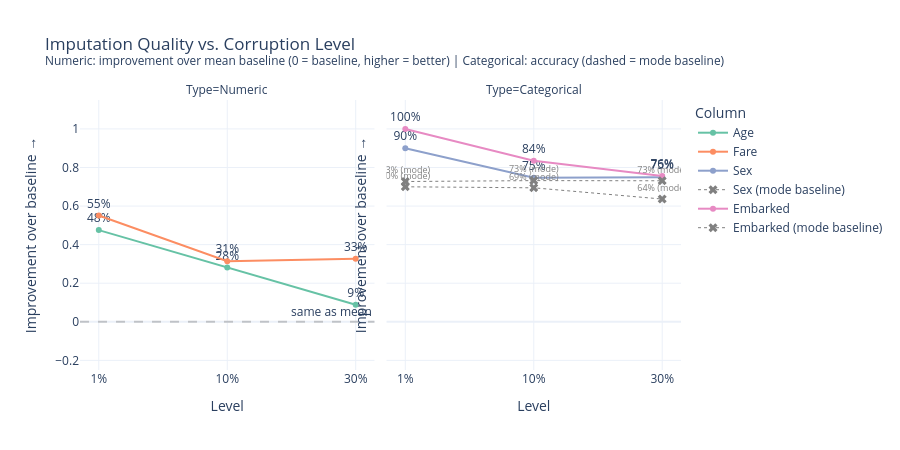

Source (notebook cell):
### Markdown cell above
### 5d. Corruption Impact Overview

How does imputation accuracy degrade as corruption increases?

**Numeric:** y‑axis = improvement over mean baseline.
A value of **48%** means MixedImputer's RMSE is 48% lower than
filling with the column mean.  The dashed **"same as mean"** line
at y=0 marks where the imputer ties with naive mean imputation.
All values are positive → MixedImputer always beats the baseline.

**Categorical:** y‑axis = accuracy.  Dashed grey traces show the
mode-imputation baseline for comparison.

### Code cell
# ── Line plot: metric vs corruption level ──
# Numeric score = 1 − RMSE/baseline_RMSE  →  0 = same as mean, >0 = better
# Categorical: show both accuracy and mode baseline as overlaid traces
norm_rows = []
cat_baseline_rows = []
for idx, row in results_df.iterrows():
    for col in BENCH_NUMERIC:
        imp_key  = f"{col}_rmse"
        base_key = f"{col}_rmse_baseline"
        if imp_key in row and base_key in row and not np.isnan(row[imp_key]) and row[base_key] > 0:
            score = 1.0 - (row[imp_key] / row[base_key])
            norm_rows.append({
                "Level": idx, "Column": col, "Score": score, "Type": "Numeric",
                "pct": f"{score:.0%}"
            })
    for col in BENCH_NOMINAL:
        acc_key  = f"{col}_acc"
        base_key = f"{col}_acc_baseline"
        if acc_key in row and not np.isnan(row[acc_key]):
            norm_rows.append({
                "Level": idx, "Column": col, "Score": row[acc_key], "Type": "Categorical",
                "pct": f"{row[acc_key]:.0%}"
            })
        if base_key in row and not np.isnan(row[base_key]):
            cat_baseline_rows.append({
                "Level": idx, "Column": col, "Score": row[base_key], "Type": "Categorical",
                "pct": f"{row[base_key]:.0%} (mode)"
            })

norm_df = pd.DataFrame(norm_rows)
cat_bl_df = pd.DataFrame(cat_baseline_rows)

fig_lines = px.line(
    norm_df,
    x="Level",
    y="Score",
    color="Column",
    text="pct",
    facet_col="Type",
    markers=True,
    title="Imputation Quality vs. Corruption Level<br>"
          "<sup>Numeric: improvement over mean baseline (0 = baseline, higher = better)</sup>"
          "<sup> | Categorical: accuracy (dashed = mode baseline)</sup>",
    template=TEMPLATE,
    height=450,
    color_discrete_sequence=COLORS,
)
# Add mode baseline traces for categorical columns (dashed lines)
if not cat_bl_df.empty:
    for col in cat_bl_df["Column"].unique():
        col_data = cat_bl_df[cat_bl_df["Column"] == col]
        fig_lines.add_trace(go.Scatter(
            x=col_data["Level"], y=col_data["Score"],
            mode="lines+markers+text", text=col_data["pct"],
            name=f"{col} (mode baseline)",
            line=dict(dash="dot", color="gray", width=1),
            marker=dict(symbol="x", size=8, color="gray"),
            textposition="bottom center", textfont=dict(size=9, color="gray"),
            legendgroup=col, showlegend=True,
        ), row=1, col=2)
# Reference line at 0 for numeric (parity with mean imputation)
fig_lines.add_hline(y=0.0, line_dash="dash", line_color="gray", opacity=0.4,
                     row=1, col=1, annotation_text="same as mean")
fig_lines.update_traces(textposition="top center")
fig_lines.update_yaxes(range=[-0.25, 1.15], title_text="Improvement over baseline →")
fig_lines.show()

### Figure 1 — Plotly figure (JSON) as saved in the notebook; plotly's stock layout.template omitted (floating-point values rounded to 4 significant figures)
{"data": [{"hovertemplate": "Column=Age<br>Type=Numeric<br>Level=%{x}<br>Score=%{y}<br>pct=%{text}<extra></extra>", "legendgroup": "Age", "line": {"color": "rgb(102,194,165)", "dash": "solid"}, "marker": {"symbol": "circle"}, "mode": "lines+markers+text", "name": "Age", "orientation": "v", "showlegend": true, "text": ["48%", "28%", "9%"], "textposition": "top center", "type": "scatter", "x": ["1%", "10%", "30%"], "xaxis": "x", "y": [0.4755, 0.2817, 0.08798], "yaxis": "y"}, {"hovertemplate": "Column=Fare<br>Type=Numeric<br>Level=%{x}<br>Score=%{y}<br>pct=%{text}<extra></extra>", "legendgroup": "Fare", "line": {"color": "rgb(252,141,98)", "dash": "solid"}, "marker": {"symbol": "circle"}, "mode": "lines+markers+text", "name": "Fare", "orientation": "v", "showlegend": true, "text": ["55%", "31%", "33%"], "textposition": "top center", "type": "scatter", "x": ["1%", "10%", "30%"], "xaxis": "x", "y": [0.5513, 0.3144, 0.3264], "yaxis": "y"}, {"hovertemplate": "Column=Sex<br>Type=Categorical<br>Level=%{x}<br>Score=%{y}<br>pct=%{text}<extra></extra>", "legendgroup": "Sex", "line": {"color": "rgb(141,160,203)", "dash": "solid"}, "marker": {"symbol": "circle"}, "mode": "lines+markers+text", "name": "Sex", "orientation": "v", "showlegend": true, "text": ["90%", "75%", "75%"], "textposition": "top center", "type": "scatter", "x": ["1%", "10%", "30%"], "xaxis": "x2", "y": [0.9, 0.7474, 0.75], "yaxis": "y2"}, {"hovertemplate": "Column=Embarked<br>Type=Categorical<br>Level=%{x}<br>Score=%{y}<br>pct=%{text}<extra></extra>", "legendgroup": "Embarked", "line": {"color": "rgb(231,138,195)", "dash": "solid"}, "marker": {"symbol": "circle"}, "mode": "lines+markers+text", "name": "Embarked", "orientation": "v", "showlegend": true, "text": ["100%", "84%", "76%"], "textposition": "top center", "type": "scatter", "x": ["1%", "10%", "30%"], "xaxis": "x2", "y": [1.0, 0.8351, 0.7563], "yaxis": "y2"}, {"legendgroup": "Sex", "line": {"color": "gray", "dash": "dot", "width": 1}, "marker": {"color": "gray", "size": 8, "symbol": "x"}, "mode": "lines+markers+text", "name": "Sex (mode baseline)", "showlegend": true, "text": ["70% (mode)", "69% (mode)", "64% (mode)"], "textfont": {"color": "gray", "size": 9}, "textposition": "top center", "type": "scatter", "x": ["1%", "10%", "30%"], "xaxis": "x2", "y": [0.7, 0.6947, 0.6364], "yaxis": "y2"}, {"legendgroup": "Embarked", "line": {"color": "gray", "dash": "dot", "width": 1}, "marker": {"color": "gray", "size": 8, "symbol": "x"}, "mode": "lines+markers+text", "name": "Embarked (mode baseline)", "showlegend": true, "text": ["73% (mode)", "73% (mode)", "73% (mode)"], "textfont": {"color": "gray", "size": 9}, "textposition": "top center", "type": "scatter", "x": ["1%", "10%", "30%"], "xaxis": "x2", "y": [0.7273, 0.732, 0.7312], "yaxis": "y2"}], "layout": {"annotations": [{"showarrow": false, "text": "Type=Numeric", "x": 0.245, "xanchor": "center", "xref": "paper", "y": 1, "yanchor": "bottom", "yref": "paper"}, {"showarrow": false, "text": "Type=Categorical", "x": 0.755, "xanchor": "center", "xref": "paper", "y": 1, "yanchor": "bottom", "yref": "paper"}, {"showarrow": false, "text": "same as mean", "x": 1, "xanchor": "right", "xref": "x domain", "y": 0, "yanchor": "bottom", "yref": "y"}], "height": 450, "legend": {"title": {"text": "Column"}, "tracegroupgap": 0}, "shapes": [{"line": {"color": "gray", "dash": "dash"}, "opacity": 0.4, "type": "line", "x0": 0, "x1": 1, "xref": "x domain", "y0": 0, "y1": 0, "yref": "y"}], "title": {"text": "Imputation Quality vs. Corruption Level<br><sup>Numeric: improvement over mean baseline (0 = baseline, higher = better)</sup><sup> | Categorical: accuracy (dashed = mode baseline)</sup>"}, "xaxis": {"anchor": "y", "domain": [0, 0.49], "title": {"text": "Level"}}, "xaxis2": {"anchor": "y2", "domain": [0.51, 1], "matches": "x", "title": {"text": "Level"}}, "yaxis": {"anchor": "x", "domain": [0, 1], "range": [-0.25, 1.15], "title": {"text": "Improvement over baseline →"}}, "yaxis2": {"anchor": "x2", "domain": [0, 1], "matches": "y", "range": [-0.25, 1.15], "showticklabels": false, "title": {"text": "Improvement over baseline →"}}}}
